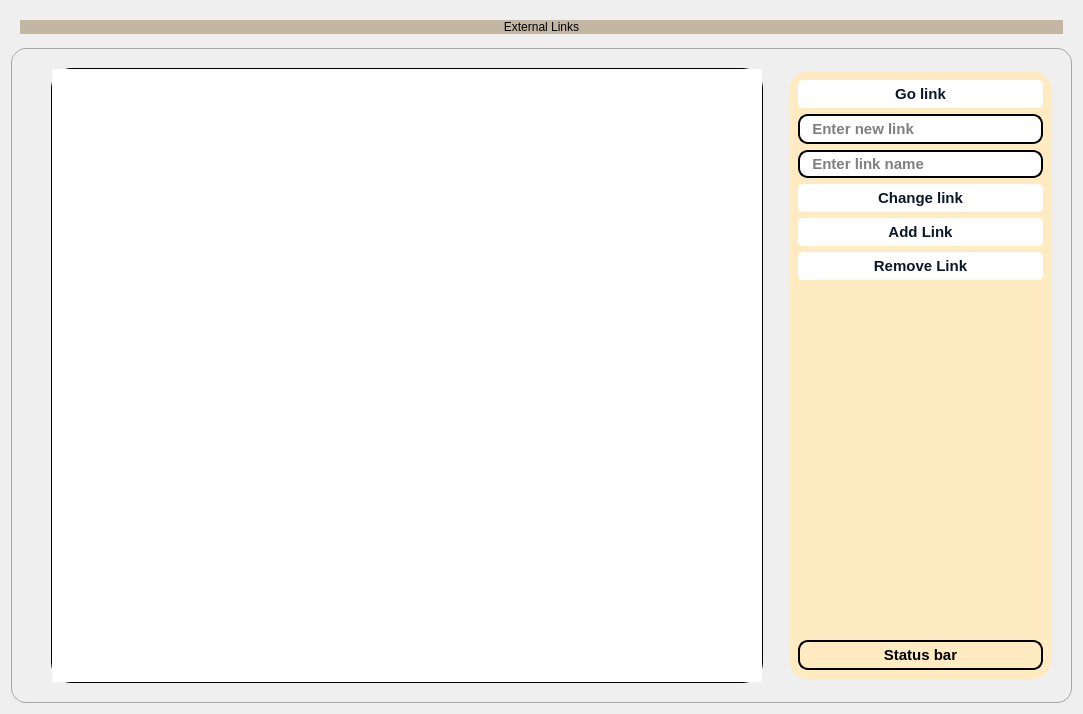
         <widget class="QWidget" name="google_drive_page">
          <layout class="QVBoxLayout" name="verticalLayout_84">
           <property name="spacing">
            <number>5</number>
           </property>
           <item>
            <widget class="QFrame" name="frame_8">
             <property name="sizePolicy">
              <sizepolicy hsizetype="Preferred" vsizetype="Fixed">
               <horstretch>0</horstretch>
               <verstretch>0</verstretch>
              </sizepolicy>
             </property>
             <property name="styleSheet">
              <string notr="true">border:0px;</string>
             </property>
             <property name="frameShape">
              <enum>QFrame::StyledPanel</enum>
             </property>
             <property name="frameShadow">
              <enum>QFrame::Raised</enum>
             </property>
             <layout class="QVBoxLayout" name="verticalLayout_9">
              <item>
               <widget class="QLabel" name="label_15">
                <property name="styleSheet">
                 <string notr="true">font: 20pt &quot;Segoe UI&quot;;
color:black;
background:rgb(193, 183, 163);
border-radius:10px;</string>
                </property>
                <property name="text">
                 <string>External Links</string>
                </property>
                <property name="alignment">
                 <set>Qt::AlignCenter</set>
                </property>
               </widget>
              </item>
             </layout>
            </widget>
           </item>
           <item>
            <widget class="QGroupBox" name="groupBox_4">
             <property name="styleSheet">
              <string notr="true">border: 1px solid #a6a6a6;
border-radius:15px;</string>
             </property>
             <property name="title">
              <string/>
             </property>
             <layout class="QHBoxLayout" name="horizontalLayout_36">
              <item>
               <widget class="QGroupBox" name="groupBox_9">
                <property name="sizePolicy">
                 <sizepolicy hsizetype="Fixed" vsizetype="Fixed">
                  <horstretch>0</horstretch>
                  <verstretch>0</verstretch>
                 </sizepolicy>
                </property>
                <property name="minimumSize">
                 <size>
                  <width>1041</width>
                  <height>635</height>
                 </size>
                </property>
                <property name="styleSheet">
                 <string notr="true">border:0px;</string>
                </property>
                <property name="title">
                 <string/>
                </property>
                <layout class="QHBoxLayout" name="horizontalLayout_78">
                 <item>
                  <spacer name="horizontalSpacer_11">
                   <property name="orientation">
                    <enum>Qt::Horizontal</enum>
                   </property>
                   <property name="sizeType">
                    <enum>QSizePolicy::Fixed</enum>
                   </property>
                   <property name="sizeHint" stdset="0">
                    <size>
                     <width>20</width>
                     <height>20</height>
                    </size>
                   </property>
                  </spacer>
                 </item>
                 <item>
                  <widget class="QListWidget" name="link_list">
                   <property name="styleSheet">
                    <string notr="true">border:1px solid black;
border-radius:20px;</string>
                   </property>
                  </widget>
                 </item>
                 <item>
                  <spacer name="horizontalSpacer_6">
                   <property name="orientation">
                    <enum>Qt::Horizontal</enum>
                   </property>
                   <property name="sizeType">
                    <enum>QSizePolicy::Fixed</enum>
                   </property>
                   <property name="sizeHint" stdset="0">
                    <size>
                     <width>20</width>
                     <height>20</height>
                    </size>
                   </property>
                  </spacer>
                 </item>
                 <item>
                  <widget class="QGroupBox" name="groupBox_8">
                   <property name="sizePolicy">
                    <sizepolicy hsizetype="Fixed" vsizetype="Fixed">
                     <horstretch>0</horstretch>
                     <verstretch>0</verstretch>
                    </sizepolicy>
                   </property>
                   <property name="minimumSize">
                    <size>
                     <width>250</width>
                     <height>608</height>
                    </size>
                   </property>
                   <property name="styleSheet">
                    <string notr="true">QGroupBox{ border-radius:20px; background-color:#ffebc2}
</string>
                   </property>
                   <property name="title">
                    <string/>
                   </property>
                   <layout class="QVBoxLayout" name="verticalLayout_85">
                    <item>
                     <widget class="QGroupBox" name="verticalGroupBox">
                      <property name="sizePolicy">
                       <sizepolicy hsizetype="Preferred" vsizetype="Fixed">
                        <horstretch>0</horstretch>
                        <verstretch>0</verstretch>
                       </sizepolicy>
                      </property>
                      <property name="styleSheet">
                       <string notr="true">border:0px;</string>
                      </property>
                      <layout class="QVBoxLayout" name="verticalLayout_18">
                       <property name="spacing">
                        <number>6</number>
                       </property>
                       <property name="leftMargin">
                        <number>0</number>
                       </property>
                       <property name="topMargin">
                        <number>0</number>
                       </property>
                       <property name="rightMargin">
                        <number>0</number>
                       </property>
                       <property name="bottomMargin">
                        <number>0</number>
                       </property>
                       <item>
                        <widget class="QPushButton" name="pushButton_5">
                         <property name="styleSheet">
                          <string notr="true">

/* CSS */
QPushButton {
  background-color: #fff;
  border: 0 solid #e2e8f0;
  border-radius: 5px;
  color: #0d172a;
  font-family: &quot;Basier circle&quot;,-apple-system,system-ui,&quot;Segoe UI&quot;,Roboto,&quot;Helvetica Neue&quot;,Arial,&quot;Noto Sans&quot;,sans-serif,&quot;Apple Color Emoji&quot;,&quot;Segoe UI Emoji&quot;,&quot;Segoe UI Symbol&quot;,&quot;Noto Color Emoji&quot;;
  font-size: 15px;
  font-weight: 600;
  line-height: 1;
  padding: 5px 5px;
  text-align: center;
  text-decoration:none #0d172a solid;
}

QPushButton:hover {
  background-color: #1e293b;
  color: #fff;
}


</string>
                         </property>
                         <property name="text">
                          <string>Go link</string>
                         </property>
                        </widget>
                       </item>
                       <item>
                        <widget class="QLineEdit" name="linkIn">
                         <property name="minimumSize">
                          <size>
                           <width>0</width>
                           <height>30</height>
                          </size>
                         </property>
                         <property name="styleSheet">
                          <string notr="true">border:2px solid black;
border-radius: 10px;
font-size: 15px;
  font-weight: 600;
  line-height: 1;
  padding: 2px 2px;</string>
                         </property>
                         <property name="placeholderText">
                          <string>  Enter new link</string>
                         </property>
                        </widget>
                       </item>
                       <item>
                        <widget class="QLineEdit" name="link_name">
                         <property name="styleSheet">
                          <string notr="true">border:2px solid black;
border-radius: 10px;
font-size: 15px;
  font-weight: 600;
  line-height: 1;
  padding: 2px 2px;</string>
                         </property>
                         <property name="placeholderText">
                          <string>  Enter link name</string>
                         </property>
                        </widget>
                       </item>
                       <item>
                        <widget class="QPushButton" name="pushButton_9">
                         <property name="styleSheet">
                          <string notr="true">

/* CSS */
QPushButton {
  background-color: #fff;
  border: 0 solid #e2e8f0;
  border-radius: 5px;
  color: #0d172a;
  font-family: &quot;Basier circle&quot;,-apple-system,system-ui,&quot;Segoe UI&quot;,Roboto,&quot;Helvetica Neue&quot;,Arial,&quot;Noto Sans&quot;,sans-serif,&quot;Apple Color Emoji&quot;,&quot;Segoe UI Emoji&quot;,&quot;Segoe UI Symbol&quot;,&quot;Noto Color Emoji&quot;;
  font-size: 15px;
  font-weight: 600;
  line-height: 1;
  padding: 5px 5px;
  text-align: center;
  text-decoration:none #0d172a solid;
}

QPushButton:hover {
  background-color: #221D23;
  color: #fff;
}


</string>
                         </property>
                         <property name="text">
                          <string>Change link</string>
                         </property>
                        </widget>
                       </item>
                       <item>
                        <widget class="QPushButton" name="addLinkButton">
                         <property name="styleSheet">
                          <string notr="true">

/* CSS */
QPushButton {
  background-color: #fff;
  border: 0 solid #e2e8f0;
  border-radius: 5px;
  color: #0d172a;
  font-family: &quot;Basier circle&quot;,-apple-system,system-ui,&quot;Segoe UI&quot;,Roboto,&quot;Helvetica Neue&quot;,Arial,&quot;Noto Sans&quot;,sans-serif,&quot;Apple Color Emoji&quot;,&quot;Segoe UI Emoji&quot;,&quot;Segoe UI Symbol&quot;,&quot;Noto Color Emoji&quot;;
  font-size: 15px;
  font-weight: 600;
  line-height: 1;
  padding: 5px 5px;
  text-align: center;
  text-decoration:none #0d172a solid;
}

QPushButton:hover {
  background-color: #221D23;
  color: #fff;
}


</string>
                         </property>
                         <property name="text">
                          <string>Add Link</string>
                         </property>
                        </widget>
                       </item>
                       <item>
                        <widget class="QPushButton" name="removeLink_button">
                         <property name="styleSheet">
                          <string notr="true">

/* CSS */
QPushButton {
  background-color: #fff;
  border: 0 solid #e2e8f0;
  border-radius: 5px;
  color: #0d172a;
  font-family: &quot;Basier circle&quot;,-apple-system,system-ui,&quot;Segoe UI&quot;,Roboto,&quot;Helvetica Neue&quot;,Arial,&quot;Noto Sans&quot;,sans-serif,&quot;Apple Color Emoji&quot;,&quot;Segoe UI Emoji&quot;,&quot;Segoe UI Symbol&quot;,&quot;Noto Color Emoji&quot;;
  font-size: 15px;
  font-weight: 600;
  line-height: 1;
  padding: 5px 5px;
  text-align: center;
  text-decoration:none #0d172a solid;
}

QPushButton:hover {
  background-color: #221D23;
  color: #fff;
}


</string>
                         </property>
                         <property name="text">
                          <string>Remove Link</string>
                         </property>
                        </widget>
                       </item>
                      </layout>
                     </widget>
                    </item>
                    <item>
                     <spacer name="verticalSpacer">
                      <property name="orientation">
                       <enum>Qt::Vertical</enum>
                      </property>
                      <property name="sizeHint" stdset="0">
                       <size>
                        <width>20</width>
                        <height>40</height>
                       </size>
                      </property>
                     </spacer>
                    </item>
                    <item>
                     <widget class="QLabel" name="current_link">
                      <property name="sizePolicy">
                       <sizepolicy hsizetype="Fixed" vsizetype="Fixed">
                        <horstretch>0</horstretch>
                        <verstretch>0</verstretch>
                       </sizepolicy>
                      </property>
                      <property name="minimumSize">
                       <size>
                        <width>245</width>
                        <height>30</height>
                       </size>
                      </property>
                      <property name="styleSheet">
                       <string notr="true">border:2px solid black;
border-radius: 10px;
font-size: 15px;
  font-weight: 600;
  line-height: 1;
  padding: 2px 2px;</string>
                      </property>
                      <property name="text">
                       <string>Status bar</string>
                      </property>
                      <property name="alignment">
                       <set>Qt::AlignCenter</set>
                      </property>
                     </widget>
                    </item>
                   </layout>
                  </widget>
                 </item>
                </layout>
               </widget>
              </item>
             </layout>
            </widget>
           </item>
          </layout>
         </widget>
